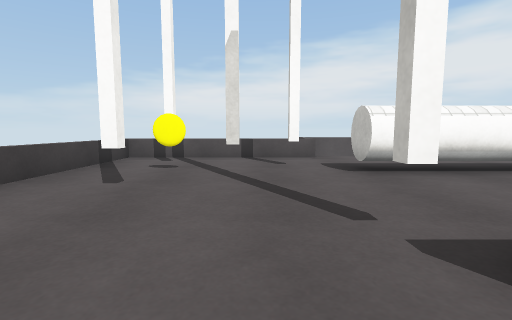
[1] (above)

12 first-person views from a walk through a scene from a Unity 3-D project. The camera is 0.72 m above the floor, tilts 6° down and sees 85° across. The floor is counted in squares, 1 m on a side. Each view is taken from the middle of a square. On the plan, view 1 faces up. The plan holds only what a view shows up to about 10 squares ahead; the rest is blank. The place goes on beyond the plan. The player character is not drawn. Surface patterns are stand-ins for the level's own textures.

[2]
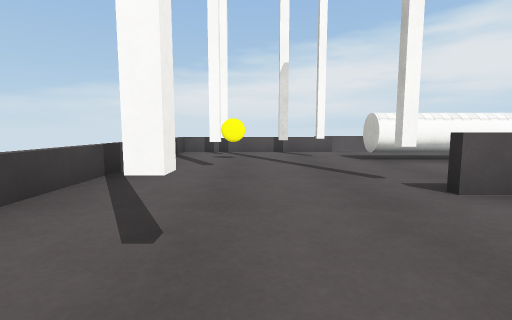

[3]
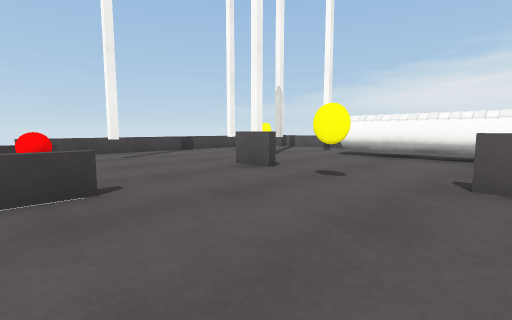

[4]
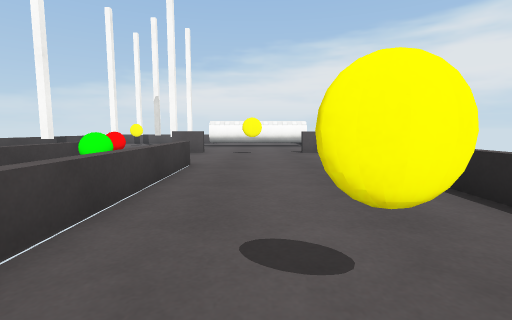

[5]
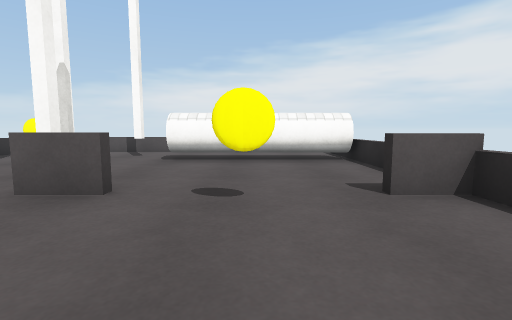

[6]
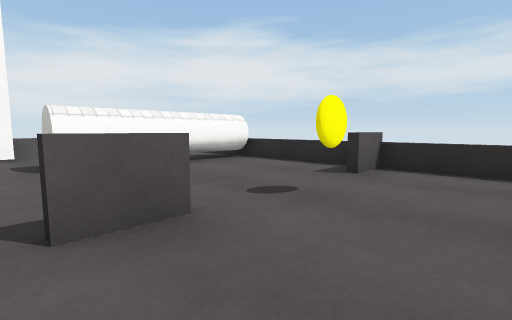

[7]
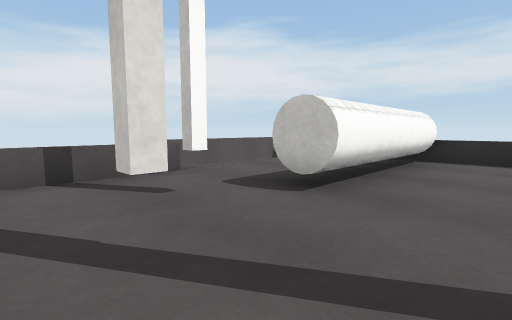

[8]
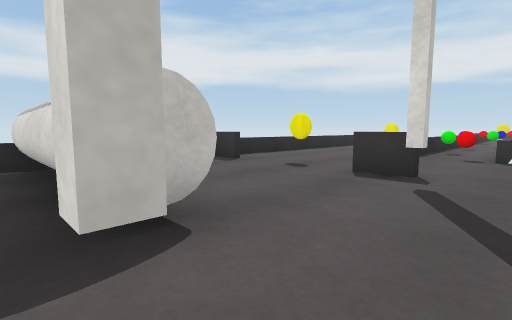

[9]
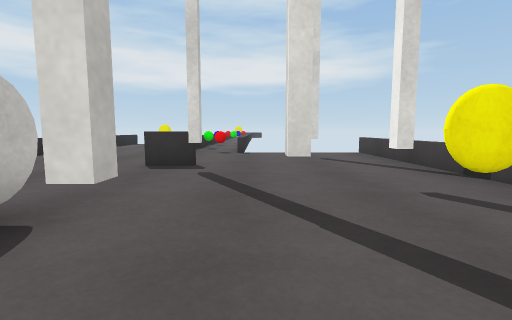

[10]
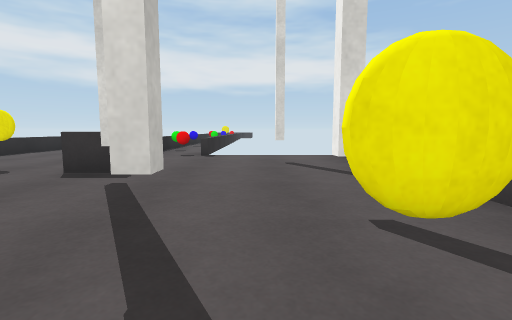

[11]
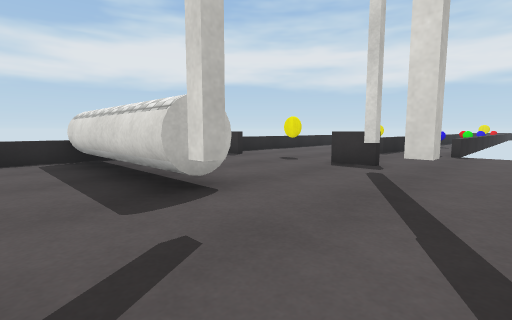

[12]
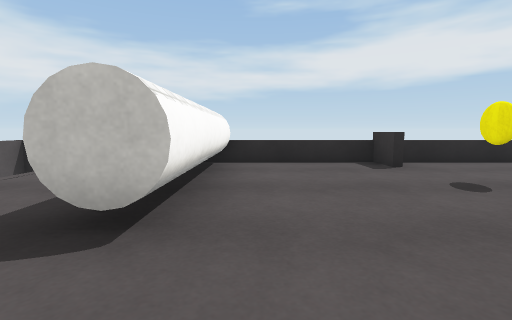

### Floor plan
Key: @ floor where view 1 was taken; # wall or solid block; . floor; = window, fence, low wall or low ledge; v drop or lower ground; C cylinder; B red ball; G green ball.
Columns run from 4 left of view 1 to 7 right of it. Each row starts with its distance up from view 1.
  9       vvvvv
  8 #=====vvvv
  7 =..........=
  6 =.#..#.....=
  5 =...#.CCCCC#
  4 =.#........=
  3 =..........=
  2 =....#.....=
  1 =....#=...=#
  0 =...@......=
 -1 =.#........=
 -2 =...#B=....=
 -3     ##=....=
 -4     #=G....=
 -5     #=#....=
 -6     #==....
 -7     #= ...
 -8         .

Positions as (right, up) in squares from view 1, and headings:
1: (0, 0), facing up
2: (-1, -2), facing up
3: (6, -3), facing up-left
4: (4, -8), facing up
5: (4, -2), facing up
6: (1, -1), facing up-right
7: (-1, 3), facing up-right
8: (0, 6), facing down-right
9: (0, 7), facing down
10: (-1, 6), facing down
11: (-1, 7), facing down-right
12: (0, 4), facing right
